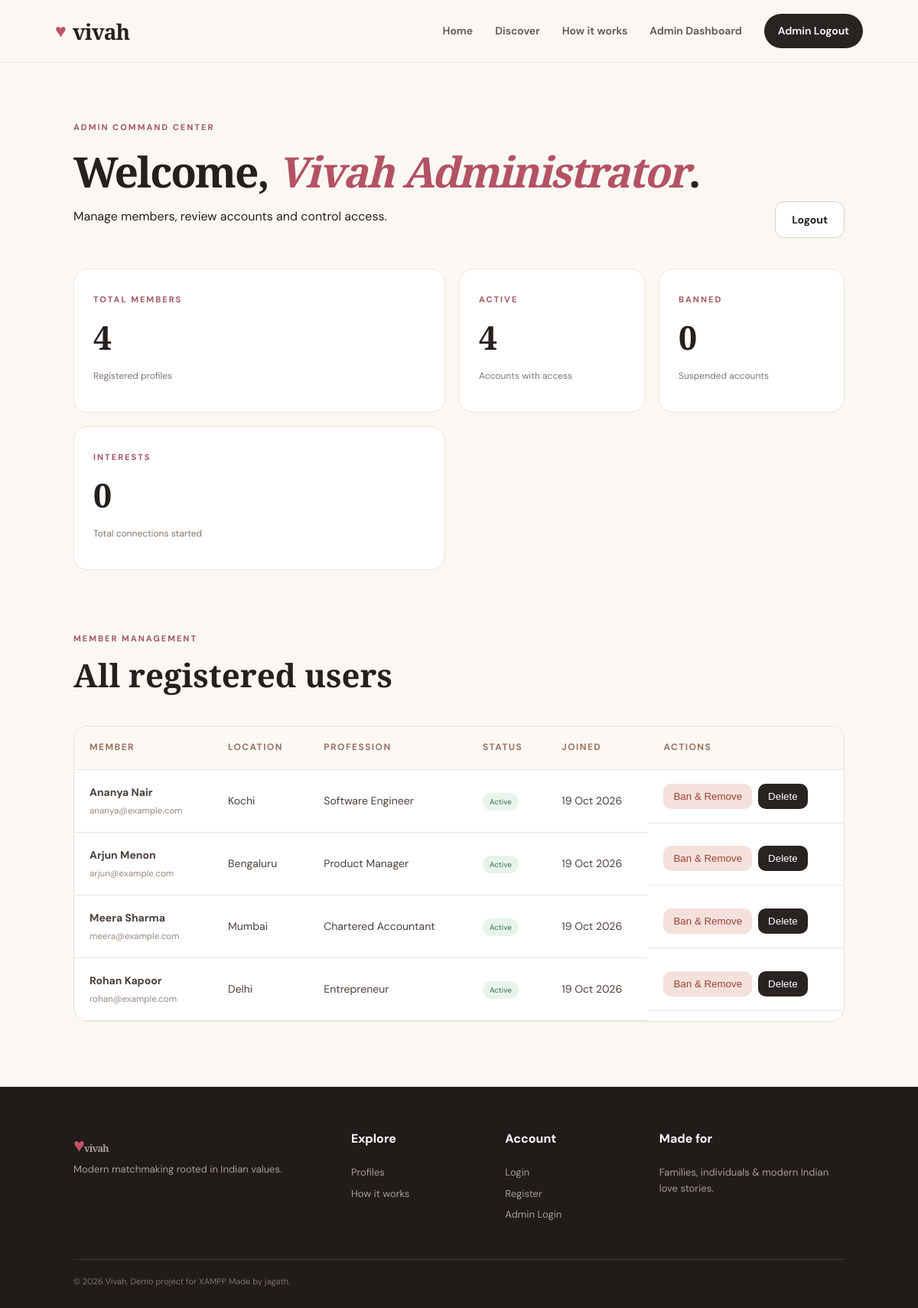
Page /admin.php (signed in) on the committed database.
### tables this page shows
CREATE TABLE IF NOT EXISTS users (
    id INT AUTO_INCREMENT PRIMARY KEY,
    name VARCHAR(100) NOT NULL,
    email VARCHAR(150) UNIQUE NOT NULL,
    password VARCHAR(255) NOT NULL,
    gender ENUM('Male','Female','Other') NOT NULL,
    dob DATE NOT NULL,
    city VARCHAR(100) NOT NULL,
    state VARCHAR(100) NOT NULL,
    religion VARCHAR(80) DEFAULT 'Not specified',
    caste VARCHAR(100) DEFAULT 'Not specified',
    education VARCHAR(150) DEFAULT 'Not specified',
    profession VARCHAR(150) DEFAULT 'Not specified',
    bio TEXT,
    photo VARCHAR(255) DEFAULT NULL,
    banned TINYINT(1) NOT NULL DEFAULT 0,
    created_at TIMESTAMP DEFAULT CURRENT_TIMESTAMP
);

### config.php (called while the page is built, shortened)
<?php
function e($value) {
    return htmlspecialchars((string)$value, ENT_QUOTES, 'UTF-8');
}
?>

### admin.php (the view, shortened to what this page needs)
<?php
require "config.php";
$totalUsers=(int)$conn->query("SELECT COUNT(*) c FROM users")->fetch_assoc()["c"];
$bannedUsers=(int)$conn->query("SELECT COUNT(*) c FROM users WHERE banned=1")->fetch_assoc()["c"];
$activeUsers=$totalUsers-$bannedUsers;
$totalInterests=(int)$conn->query("SELECT COUNT(*) c FROM interests")->fetch_assoc()["c"];
$users=$conn->query("SELECT id,name,email,gender,city,profession,created_at,banned FROM users ORDER BY created_at DESC")->fetch_all(MYSQLI_ASSOC);
require "includes/header.php";
?>
<section class="dash-head">
  <div>
    <span class="eyebrow">ADMIN COMMAND CENTER</span>
    <h1>Welcome, <em><?=e($_SESSION["admin_name"])?></em>.</h1>
    <p>Manage members, review accounts and control access.</p>
  </div>
  <a href="admin_logout.php" class="btn btn-ghost">Logout</a>
</section>
<section class="dash-grid">
  <div class="dash-card"><span class="eyebrow">TOTAL MEMBERS</span><strong class="dash-number"><?=$totalUsers?></strong><p>Registered profiles</p></div>
  <div class="dash-card"><span class="eyebrow">ACTIVE</span><strong class="dash-number"><?=$activeUsers?></strong><p>Accounts with access</p></div>
  <div class="dash-card"><span class="eyebrow">BANNED</span><strong class="dash-number"><?=$bannedUsers?></strong><p>Suspended accounts</p></div>
  <div class="dash-card"><span class="eyebrow">INTERESTS</span><strong class="dash-number"><?=$totalInterests?></strong><p>Total connections started</p></div>
</section>
<section class="section compact-section">
  <div class="section-heading">
    <div><span class="eyebrow">MEMBER MANAGEMENT</span><h2>All registered users</h2></div>
  </div>
  <div class="admin-table-wrap">
    <table class="admin-table">
      <thead>
        <tr><th>Member</th><th>Location</th><th>Profession</th><th>Status</th><th>Joined</th><th>Actions</th></tr>
      </thead>
      <tbody>
      <?php foreach($users as $member): ?>
        <tr>
          <td><b><?=e($member["name"])?></b><small><?=e($member["email"])?></small></td>
          <td><?=e($member["city"])?></td>
          <td><?=e($member["profession"])?></td>
          <td><span class="status accepted">Active</span></td>
          <td><?=date("d M Y",strtotime($member["created_at"]))?></td>
          <td class="admin-actions">
            <form method="post" onsubmit="return confirm('Ban this member? This permanently removes the account and its interests from the database.')">
              <button class="admin-btn ban" type="submit">Ban &amp; Remove</button>
            </form>
            <form method="post" onsubmit="return confirm('Delete this member permanently?')">
              <button class="admin-btn delete" type="submit">Delete</button>
            </form>
          </td>
        </tr>
      <?php endforeach; ?>
      </tbody>
    </table>
  </div>
</section>
<?php require "includes/footer.php"; ?>

### assets/css/style.css (style rules this page uses)
* { box-sizing:border-box }
html { scroll-behavior:smooth }
body { margin:0;background:#fbf8f4;color:#25201e;font-family:"DM Sans",sans-serif;line-height:1.6 }
a { color:inherit;text-decoration:none }
.eyebrow { font-size:11px;letter-spacing:2px;font-weight:800;color:#a45a66 }
.hero h1,.discover-head h1,.dash-head h1 { font:800 clamp(45px,5.2vw,76px)/1.02 "Playfair Display";letter-spacing:-2px;margin:18px 0 }
.hero h1 em,.discover-head h1 em,.dash-head h1 em,.quote-section em { color:#b45264;font-style:italic }
.btn { border:0;border-radius:12px;padding:14px 21px;font:700 14px "DM Sans";cursor:pointer;display:inline-block }
.btn-ghost { border:1px solid #d9cec7;background:white }
.section { padding:85px 8vw }
.section-heading { display:flex;align-items:end;justify-content:space-between;margin-bottom:30px }
.section h2 { font:700 42px "Playfair Display";margin:8px 0 }
.dash-head { padding:70px 8vw 40px;display:flex;justify-content:space-between;align-items:end }
.dash-head h1 { font-size:55px }
.dash-grid { display:grid;grid-template-columns:2fr 1fr 1fr;gap:18px;margin:0 8vw 25px }
.dash-card { background:#fff;border:1px solid #eee3db;border-radius:18px;padding:25px }
.dash-number { font:700 43px "Playfair Display";display:block;margin-top:8px }
.dash-card>p { color:#81766f;font-size:12px }
.compact-section { padding-top:50px }
.status { font-size:10px;padding:5px 9px;border-radius:15px;background:#f3eeeb }
.status.accepted { background:#e8f4eb;color:#38734a }
.admin-table-wrap { overflow-x:auto;border:1px solid #eadfd8;border-radius:18px;background:#fff }
.admin-table { width:100%;border-collapse:collapse;min-width:900px }
.admin-table th,.admin-table td { padding:18px 20px;text-align:left;border-bottom:1px solid #eee5df }
.admin-table th { font-size:12px;letter-spacing:.12em;text-transform:uppercase;color:#9a7460;background:#fbf8f5 }
.admin-table td { font-size:14px;color:#4b403b }
.admin-table td small { display:block;color:#9a8b83;margin-top:4px }
.admin-actions { display:flex;gap:8px;align-items:center }
.admin-actions form { margin:0 }
.admin-btn { border:0;border-radius:10px;padding:9px 13px;font:600 13px inherit;cursor:pointer }
.admin-btn.ban { background:#f5e1dc;color:#9a3f34 }
.admin-btn.delete { background:#292321;color:#fff }

### rows in the picture
users: name "Ananya Nair", email "ananya@example.com", city "Kochi", profession "Software Engineer", created_at "19 Oct 2026"
users: name "Arjun Menon", email "arjun@example.com", city "Bengaluru", profession "Product Manager", created_at "19 Oct 2026"
users: name "Meera Sharma", email "meera@example.com", city "Mumbai", profession "Chartered Accountant", created_at "19 Oct 2026"
users: name "Rohan Kapoor", email "rohan@example.com", city "Delhi", profession "Entrepreneur", created_at "19 Oct 2026"

### other values in the picture
$_SESSION["admin_name"] "Vivah Administrator"
$totalUsers "4"
$activeUsers "4"
$bannedUsers "0"
$totalInterests "0"
